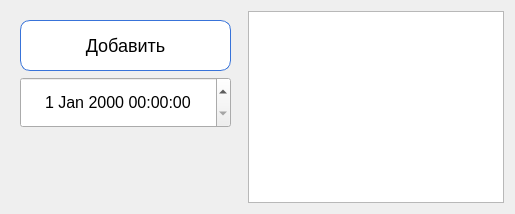
          <widget class="QWidget" name="Adding">
           <attribute name="title">
            <string>Добавить</string>
           </attribute>
           <layout class="QHBoxLayout" name="horizontalLayout_5">
            <item>
             <widget class="QWidget" name="default2" native="true">
              <property name="minimumSize">
               <size>
                <width>231</width>
                <height>0</height>
               </size>
              </property>
              <property name="font">
               <font>
                <weight>50</weight>
                <bold>false</bold>
               </font>
              </property>
              <layout class="QVBoxLayout" name="verticalLayout_3">
               <item>
                <widget class="QPushButton" name="added">
                 <property name="minimumSize">
                  <size>
                   <width>211</width>
                   <height>51</height>
                  </size>
                 </property>
                 <property name="maximumSize">
                  <size>
                   <width>211</width>
                   <height>51</height>
                  </size>
                 </property>
                 <property name="font">
                  <font>
                   <pointsize>-1</pointsize>
                  </font>
                 </property>
                 <property name="styleSheet">
                  <string notr="true">QPushButton {
    padding:10px;
    color: #fffff;
    font-size: 18px;
    border-radius: 10px;
    border: 1px solid #3873d9;
    background-color: white; }

QPushButton:hover{
	background-color: rgb(171, 211, 247);
	effect = QtWidgets.QGraphicsDropShadowEffect(QPushButton)
	effect.setOffset(0, 0)
	effect.setBlurRadius(20)
	effect.setColor(QColor(57, 219, 255))
	QPushButton.setGraphicsEffect(effect)
}</string>
                 </property>
                 <property name="text">
                  <string>Добавить</string>
                 </property>
                </widget>
               </item>
               <item>
                <widget class="QDateTimeEdit" name="date_1">
                 <property name="minimumSize">
                  <size>
                   <width>211</width>
                   <height>51</height>
                  </size>
                 </property>
                 <property name="maximumSize">
                  <size>
                   <width>211</width>
                   <height>51</height>
                  </size>
                 </property>
                 <property name="font">
                  <font>
                   <pointsize>12</pointsize>
                   <weight>50</weight>
                   <bold>false</bold>
                  </font>
                 </property>
                 <property name="alignment">
                  <set>Qt::AlignCenter</set>
                 </property>
                </widget>
               </item>
               <item>
                <widget class="QWidget" name="fake7" native="true"/>
               </item>
              </layout>
             </widget>
            </item>
            <item>
             <widget class="QPlainTextEdit" name="write"/>
            </item>
           </layout>
          </widget>
